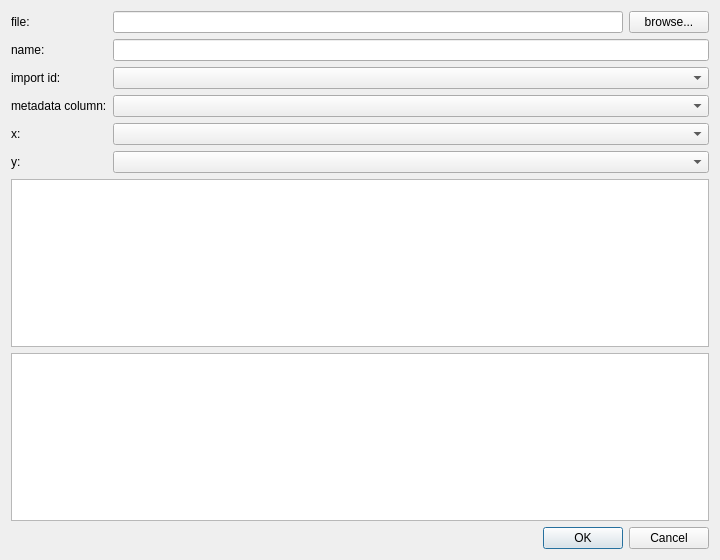
<?xml version="1.0" encoding="UTF-8"?>
<ui version="4.0">
 <class>dialog_import_discovery</class>
 <widget class="QDialog" name="dialog_import_discovery"><property name="surfaceRole" stdset="0"><string>panel</string></property>
  <property name="geometry">
   <rect>
    <x>0</x>
    <y>0</y>
    <width>720</width>
    <height>560</height>
   </rect>
  </property>
  <property name="windowTitle">
   <string>Import Projection Data</string>
  </property>
  <layout class="QVBoxLayout" name="layout_import_discovery">
   <item>
    <layout class="QGridLayout" name="layout_import_form">
     <item row="0" column="0">
      <widget class="QLabel" name="label_import_file">
       <property name="text">
        <string>file:</string>
       </property>
      </widget>
     </item>
     <item row="0" column="1">
      <widget class="QLineEdit" name="edit_import_file"/>
     </item>
     <item row="0" column="2">
      <widget class="QPushButton" name="button_browse_import_file">
       <property name="text">
        <string>browse...</string>
       </property>
      </widget>
     </item>
     <item row="1" column="0">
      <widget class="QLabel" name="label_import_name">
       <property name="text">
        <string>name:</string>
       </property>
      </widget>
     </item>
     <item row="1" column="1" colspan="2">
      <widget class="QLineEdit" name="edit_import_discovery_name"/>
     </item>
     <item row="3" column="0">
      <widget class="QLabel" name="label_import_id_column">
       <property name="text">
        <string>import id:</string>
       </property>
      </widget>
     </item>
     <item row="3" column="1" colspan="2">
      <widget class="QComboBox" name="combo_import_id_column">
       <property name="toolTip">
        <string>Choose the identifier column in the imported file.</string>
       </property>
      </widget>
     </item>
     <item row="4" column="0">
      <widget class="QLabel" name="label_import_metadata_column">
       <property name="text">
        <string>metadata column:</string>
       </property>
      </widget>
     </item>
     <item row="4" column="1" colspan="2">
      <widget class="QComboBox" name="combo_import_metadata_column">
       <property name="toolTip">
        <string>Choose the project metadata field to match against imported identifiers.</string>
       </property>
      </widget>
     </item>
     <item row="5" column="0">
      <widget class="QLabel" name="label_import_x_column">
       <property name="text">
        <string>x:</string>
       </property>
      </widget>
     </item>
     <item row="5" column="1" colspan="2">
      <widget class="QComboBox" name="combo_import_x_column">
       <property name="toolTip">
        <string>Choose the column containing horizontal coordinates.</string>
       </property>
      </widget>
     </item>
     <item row="6" column="0">
      <widget class="QLabel" name="label_import_y_column">
       <property name="text">
        <string>y:</string>
       </property>
      </widget>
     </item>
     <item row="6" column="1" colspan="2">
      <widget class="QComboBox" name="combo_import_y_column">
       <property name="toolTip">
        <string>Choose the column containing vertical coordinates.</string>
       </property>
      </widget>
     </item>
    </layout>
   </item>
   <item>
    <widget class="QTableWidget" name="table_import_preview"><property name="gridRole" stdset="0"><string>subtle</string></property>
     <property name="alternatingRowColors">
      <bool>true</bool>
     </property>
    </widget>
   </item>
   <item>
    <widget class="QTextBrowser" name="text_import_validation"/>
   </item>
   <item>
    <widget class="QDialogButtonBox" name="button_box_import_discovery">
     <property name="standardButtons">
      <set>QDialogButtonBox::StandardButton::Cancel|QDialogButtonBox::StandardButton::Ok</set>
     </property>
    </widget>
   </item>
  </layout>
 </widget>
 <resources/>
 <connections/>
</ui>
